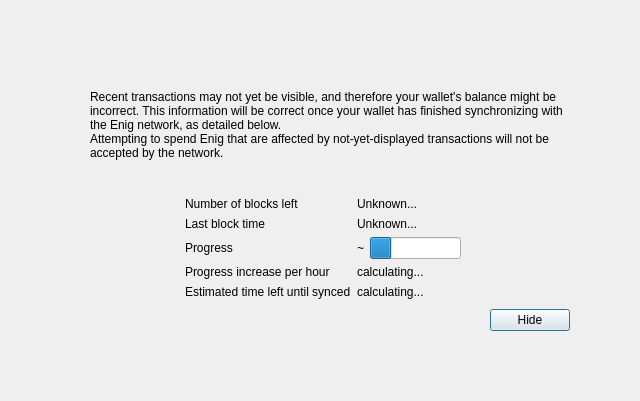
<?xml version="1.0" encoding="UTF-8"?>
<ui version="4.0">
 <class>ModalOverlay</class>
 <widget class="ModalOverlay" name="ModalOverlay">
  <property name="geometry">
   <rect>
    <x>0</x>
    <y>0</y>
    <width>640</width>
    <height>401</height>
   </rect>
  </property>
  <property name="windowTitle">
   <string>Form</string>
  </property>
  <layout class="QVBoxLayout" name="verticalLayout" stretch="0">
   <property name="sizeConstraint">
    <enum>QLayout::SetDefaultConstraint</enum>
   </property>
   <property name="leftMargin">
    <number>0</number>
   </property>
   <property name="topMargin">
    <number>0</number>
   </property>
   <property name="rightMargin">
    <number>0</number>
   </property>
   <property name="bottomMargin">
    <number>0</number>
   </property>
   <item>
    <widget class="QWidget" name="bgWidget" native="true">
     <property name="styleSheet">
      <string notr="true"/>
     </property>
     <layout class="QVBoxLayout" name="verticalLayoutMain" stretch="0">
      <property name="leftMargin">
       <number>60</number>
      </property>
      <property name="topMargin">
       <number>60</number>
      </property>
      <property name="rightMargin">
       <number>60</number>
      </property>
      <property name="bottomMargin">
       <number>60</number>
      </property>
      <item>
       <widget class="QWidget" name="contentWidget" native="true">
        <property name="styleSheet">
         <string notr="true"/>
        </property>
        <layout class="QVBoxLayout" name="verticalLayoutSub" stretch="1,0,0,0,0">
         <property name="spacing">
          <number>0</number>
         </property>
         <property name="leftMargin">
          <number>10</number>
         </property>
         <property name="topMargin">
          <number>10</number>
         </property>
         <property name="rightMargin">
          <number>10</number>
         </property>
         <property name="bottomMargin">
          <number>10</number>
         </property>
         <item>
          <layout class="QHBoxLayout" name="horizontalLayoutIconText" stretch="0,1">
           <property name="topMargin">
            <number>20</number>
           </property>
           <item>
            <layout class="QVBoxLayout" name="verticalLayoutIcon">
             <property name="leftMargin">
              <number>0</number>
             </property>
             <item>
              <widget class="QLabel" name="warningIcon">
               <property name="text">
                <string/>
               </property>
              </widget>
             </item>
             <item>
              <spacer name="verticalSpacerWarningIcon">
               <property name="orientation">
                <enum>Qt::Vertical</enum>
               </property>
               <property name="sizeHint" stdset="0">
                <size>
                 <width>20</width>
                 <height>40</height>
                </size>
               </property>
              </spacer>
             </item>
            </layout>
           </item>
           <item>
            <layout class="QVBoxLayout" name="verticalLayoutInfoText">
             <property name="leftMargin">
              <number>0</number>
             </property>
             <property name="topMargin">
              <number>0</number>
             </property>
             <item>
              <widget class="QLabel" name="infoText">
               <property name="text">
                <string>Recent transactions may not yet be visible, and therefore your wallet's balance might be incorrect. This information will be correct once your wallet has finished synchronizing with the Enig network, as detailed below.</string>
               </property>
               <property name="textFormat">
                <enum>Qt::RichText</enum>
               </property>
               <property name="wordWrap">
                <bool>true</bool>
               </property>
              </widget>
             </item>
             <item>
              <widget class="QLabel" name="infoTextStrong">
               <property name="text">
                <string>Attempting to spend Enig that are affected by not-yet-displayed transactions will not be accepted by the network.</string>
               </property>
               <property name="textFormat">
                <enum>Qt::RichText</enum>
               </property>
               <property name="wordWrap">
                <bool>true</bool>
               </property>
              </widget>
             </item>
             <item>
              <spacer name="verticalSpacerInTextSpace">
               <property name="orientation">
                <enum>Qt::Vertical</enum>
               </property>
               <property name="sizeHint" stdset="0">
                <size>
                 <width>20</width>
                 <height>40</height>
                </size>
               </property>
              </spacer>
             </item>
            </layout>
           </item>
          </layout>
         </item>
         <item>
          <spacer name="verticalSpacerAfterText">
           <property name="orientation">
            <enum>Qt::Vertical</enum>
           </property>
           <property name="sizeHint" stdset="0">
            <size>
             <width>20</width>
             <height>40</height>
            </size>
           </property>
          </spacer>
         </item>
         <item>
          <layout class="QFormLayout" name="formLayout">
           <property name="fieldGrowthPolicy">
            <enum>QFormLayout::FieldsStayAtSizeHint</enum>
           </property>
           <property name="formAlignment">
            <set>Qt::AlignHCenter|Qt::AlignTop</set>
           </property>
           <property name="horizontalSpacing">
            <number>6</number>
           </property>
           <property name="verticalSpacing">
            <number>6</number>
           </property>
           <property name="topMargin">
            <number>10</number>
           </property>
           <item row="0" column="0">
            <widget class="QLabel" name="labelNumberOfBlocksLeft">
             <property name="text">
              <string>Number of blocks left</string>
             </property>
            </widget>
           </item>
           <item row="0" column="1">
            <widget class="QLabel" name="numberOfBlocksLeft">
             <property name="text">
              <string>Unknown...</string>
             </property>
            </widget>
           </item>
           <item row="1" column="0">
            <widget class="QLabel" name="labelLastBlockTime">
             <property name="text">
              <string>Last block time</string>
             </property>
            </widget>
           </item>
           <item row="1" column="1">
            <widget class="QLabel" name="newestBlockDate">
             <property name="sizePolicy">
              <sizepolicy hsizetype="Maximum" vsizetype="Preferred">
               <horstretch>0</horstretch>
               <verstretch>0</verstretch>
              </sizepolicy>
             </property>
             <property name="text">
              <string>Unknown...</string>
             </property>
            </widget>
           </item>
           <item row="2" column="0">
            <widget class="QLabel" name="labelSyncDone">
             <property name="text">
              <string>Progress</string>
             </property>
            </widget>
           </item>
           <item row="2" column="1">
            <layout class="QHBoxLayout" name="horizontalLayoutSync" stretch="0,1">
             <item>
              <widget class="QLabel" name="percentageProgress">
               <property name="text">
                <string notr="true">~</string>
               </property>
              </widget>
             </item>
             <item>
              <widget class="QProgressBar" name="progressBar">
               <property name="value">
                <number>24</number>
               </property>
               <property name="format">
                <string/>
               </property>
              </widget>
             </item>
            </layout>
           </item>
           <item row="4" column="0">
            <widget class="QLabel" name="labelProgressIncrease">
             <property name="text">
              <string>Progress increase per hour</string>
             </property>
            </widget>
           </item>
           <item row="4" column="1">
            <widget class="QLabel" name="progressIncreasePerH">
             <property name="text">
              <string>calculating...</string>
             </property>
            </widget>
           </item>
           <item row="5" column="0">
            <widget class="QLabel" name="labelEstimatedTimeLeft">
             <property name="text">
              <string>Estimated time left until synced</string>
             </property>
            </widget>
           </item>
           <item row="5" column="1">
            <widget class="QLabel" name="expectedTimeLeft">
             <property name="text">
              <string>calculating...</string>
             </property>
            </widget>
           </item>
          </layout>
         </item>
         <item>
          <layout class="QHBoxLayout" name="horizontalLayoutButtons">
           <property name="leftMargin">
            <number>10</number>
           </property>
           <property name="topMargin">
            <number>10</number>
           </property>
           <item>
            <spacer name="horizontalSpacer">
             <property name="orientation">
              <enum>Qt::Horizontal</enum>
             </property>
             <property name="sizeHint" stdset="0">
              <size>
               <width>40</width>
               <height>20</height>
              </size>
             </property>
            </spacer>
           </item>
           <item>
            <widget class="QPushButton" name="closeButton">
             <property name="text">
              <string>Hide</string>
             </property>
             <property name="focusPolicy">
              <enum>Qt::StrongFocus</enum>
             </property>
             <property name="default">
              <bool>true</bool>
             </property>
            </widget>
           </item>
          </layout>
         </item>
         <item>
          <layout class="QVBoxLayout" name="verticalLayout_2">
           <item>
            <spacer name="verticalSpacer">
             <property name="orientation">
              <enum>Qt::Vertical</enum>
             </property>
             <property name="sizeHint" stdset="0">
              <size>
               <width>20</width>
               <height>40</height>
              </size>
             </property>
            </spacer>
           </item>
          </layout>
         </item>
        </layout>
       </widget>
      </item>
     </layout>
    </widget>
   </item>
  </layout>
 </widget>
 <customwidgets>
  <customwidget>
   <class>ModalOverlay</class>
   <extends>QWidget</extends>
   <header>qt/modaloverlay.h</header>
   <container>1</container>
  </customwidget>
 </customwidgets>
 <resources/>
 <connections/>
</ui>
